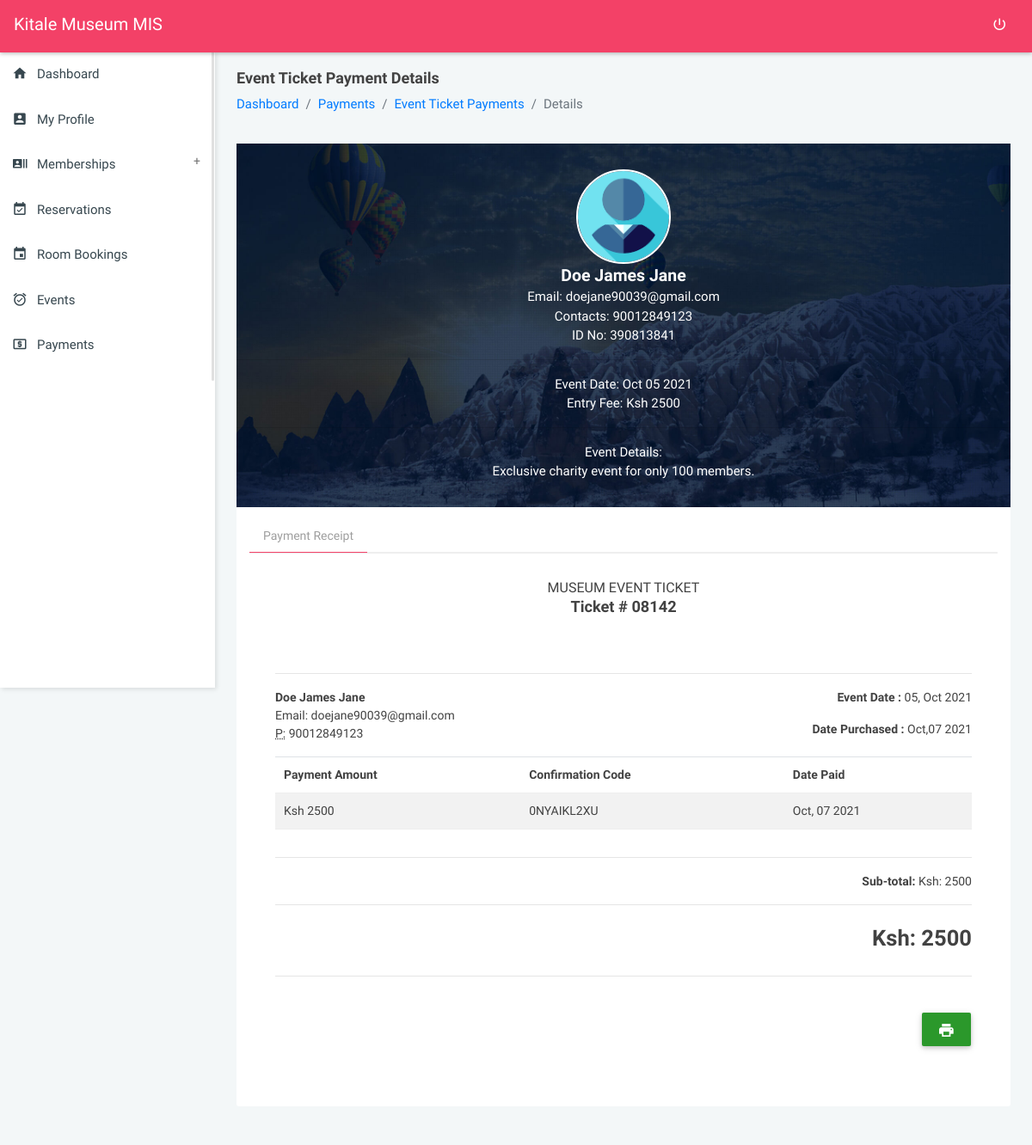
The page /modules_payments_ticket?view=030feb6f07ee7ef839bae1114028ce06eaf157eca5&service=95b4e7766fdf3ef846979039b66f25202b4ee1dac0 (signed in) on the database its author committed.
### tables this page shows
CREATE TABLE `settings` (
  `id` int(20) NOT NULL,
  `name` longtext DEFAULT NULL,
  `tagline` longtext DEFAULT NULL,
  `logo` longtext DEFAULT NULL,
  `mailer_host` varchar(200) DEFAULT NULL,
  `mailer_username` varchar(200) DEFAULT NULL,
  `mailer_from_email` varchar(200) DEFAULT NULL,
  `mailer_password` varchar(200) DEFAULT NULL
);

CREATE TABLE `payments` (
  `payment_id` varchar(200) NOT NULL,
  `payment_user_id` varchar(200) NOT NULL,
  `payment_amount` varchar(200) NOT NULL,
  `payment_confirmation_code` varchar(200) NOT NULL,
  `payment_service_paid_id` varchar(200) NOT NULL,
  `payment_created_at` timestamp(6) NOT NULL DEFAULT current_timestamp(6) ON UPDATE current_timestamp(6)
);

CREATE TABLE `users` (
  `user_id` varchar(200) NOT NULL,
  `user_name` varchar(200) DEFAULT NULL,
  `user_phone` varchar(200) DEFAULT NULL,
  `user_idno` varchar(200) DEFAULT NULL,
  `user_email` varchar(200) DEFAULT NULL,
  `user_password` varchar(200) DEFAULT NULL,
  `user_profile_pic` varchar(200) DEFAULT NULL,
  `user_access_level` varchar(200) DEFAULT NULL,
  `user_created_on` varchar(200) DEFAULT NULL
);

CREATE TABLE `events` (
  `event_id` varchar(200) NOT NULL,
  `event_details` longtext DEFAULT NULL,
  `event_date` varchar(200) DEFAULT NULL,
  `event_cost` varchar(200) DEFAULT NULL,
  `event_status` varchar(200) NOT NULL DEFAULT '0',
  `event_tickets` varchar(200) DEFAULT NULL
);

CREATE TABLE `tickets` (
  `ticket_id` varchar(200) NOT NULL,
  `ticket_user_id` varchar(200) DEFAULT NULL,
  `ticket_event_id` varchar(200) DEFAULT NULL,
  `ticket_payment_status` varchar(200) DEFAULT NULL,
  `ticket_status` varchar(200) DEFAULT NULL,
  `ticket_purchased_on` varchar(200) DEFAULT NULL
);

### config/codeGen.php (called while the page is built, shortened)
<?php
$b = substr(str_shuffle("1234567890"), 1, 5);

### modules_payments_ticket.php (the view, shortened to what this page needs)
<?php
require_once('config/config.php');
require_once('config/codeGen.php');
require_once('partials/head.php');
?>
<body class="theme-red">
    <?php require_once('partials/navigation.php'); ?>
    <?php
    require_once('partials/sidebar.php');
    $view = $_GET['view'];
    $payment_service_id = $_GET['service'];
    $ret = "SELECT * FROM payments p
    INNER JOIN tickets t ON t.ticket_id = p.payment_service_paid_id
    INNER JOIN events e ON e.event_id = t.ticket_event_id
    INNER JOIN users u ON u.user_id = p.payment_user_id
    WHERE p.payment_id = '$view' AND p.payment_service_paid_id = '$payment_service_id' ";
    $stmt = $mysqli->prepare($ret);
    $stmt->execute();
    $res = $stmt->get_result();
    while ($payment = $res->fetch_object()) {
        if ($payment->user_profile_pic == '') {
            $url = "assets/images/no-profile.png";
        } else {
            $url = "assets/images/$payment->user_profile_pic";
        }
    ?>
        <section class="content profile-page">
            <div class="container-fluid">
                <div class="block-header">
                    <div class="row">
                        <div class="col-lg-12 col-md-6 col-sm-7">
                            <h2>Event Ticket Payment Details</h2>
                            <ul class="breadcrumb">
                                <li class="breadcrumb-item"><a href="dashboard">Dashboard</a></li>
                                <li class="breadcrumb-item"><a href="">Payments</a></li>
                                <li class="breadcrumb-item"><a href="modules_payments_tickets">Event Ticket Payments</a></li>
                                <li class="breadcrumb-item active">Details</li>
                            </ul>
                        </div>
                    </div>
                </div>
                <div class="row clearfix">
                    <div class="col-md-12">
                        <div class="boxs-simple">
                            <div class="profile-header">
                                <div class="profile_info">
                                    <div class="profile-image"> <img src="<?php echo $url; ?>" alt=""> </div>
                                    <h4 class="mb-0"><strong><?php echo $payment->user_name; ?></strong></h4>
                                    <span class="">Email: <?php echo $payment->user_email;  ?></span><br>
                                    <span class="">Contacts: <?php echo $payment->user_phone;  ?></span><br>
                                    <span class="">ID No: <?php echo $payment->user_idno;  ?></span><br>
                                    <hr>
                                    <span class="">Event Date: <?php echo  date('M d Y', strtotime($payment->event_date));  ?></span><br>
                                    <span class="">Entry Fee: Ksh <?php echo $payment->event_cost;  ?></span><br>
                                    <hr>
                                    <span class="">Event Details: <br>
                                        <?php echo $payment->event_details;  ?></span>
                                    <br>
                                </div>
                            </div>
                        </div>
                    </div>
                </div>
                <div class="row clearfix">
                    <div class="col-lg-12 col-md-1">
                        <div class="card">
                            <div class="body">
                                <ul class="nav nav-tabs">
                                    <li class="nav-item"><a class="nav-link active" data-toggle="tab" href="#get_receipt">Payment Receipt</a></li>
                                </ul>
                                <div class="tab-content">
                                    <div role="tabpanel" class="tab-pane active" id="get_receipt">
                                        <div class="col-lg-12 col-md-12 col-sm-12">
                                            <div class="card">
                                                <div id="print">
                                                    <div class="header text-center">
                                                        <h2>Museum Event Ticket</h2>
                                                        <h4>Ticket # <strong><?php echo $b; ?></strong>
                                                        </h4>
                                                    </div>
                                                    <div class="body">
                                                        <hr>
                                                        <div class="row">
                                                            <div class="col-md-6 col-sm-6">
                                                                <address>
                                                                    <strong><?php echo $payment->user_name; ?></strong><br>
                                                                    Email: <?php echo $payment->user_email; ?><br>
                                                                    <abbr title="Phone">P:</abbr> <?php echo $payment->user_phone; ?>
                                                                </address>
                                                            </div>
                                                            <div class="col-md-6 col-sm-6 text-right">
                                                                <p><strong>Event Date : </strong><?php echo date('d, M Y', strtotime($payment->event_date)); ?></p>
                                                                <p><strong>Date Purchased : </strong><?php echo $payment->ticket_purchased_on; ?></p>
                                                            </div>
                                                        </div>
                                                        <div class="row">
                                                            <div class="col-md-12">
                                                                <div class="table-responsive">
                                                                    <table id="mainTable" class="table table-striped" style="cursor: pointer;">
                                                                        <thead>
                                                                            <tr>
                                                                                <th>Payment Amount</th>
                                                                                <th>Confirmation Code</th>
                                                                                <th>Date Paid</th>
                                                                            </tr>
                                                                        </thead>
                                                                        <tbody>
                                                                            <tr>
                                                                                <td>Ksh <?php echo $payment->payment_amount; ?></td>
                                                                                <td><?php echo $payment->payment_confirmation_code; ?></td>
                                                                                <td><?php echo date('M, d Y', strtotime($payment->payment_created_at)); ?></td>
                                                                            </tr>
                                                                        </tbody>
                                                                    </table>
                                                                </div>
                                                            </div>
                                                        </div>
                                                        <hr>
                                                        <div class="row" style="border-radius: 0px;">
                                                            <div class="col-md-12 text-right">
                                                                <p class="text-right"><b>Sub-total:</b> Ksh: <?php echo $payment->payment_amount; ?></p>
                                                                <hr>
                                                                <h3 class="text-right">Ksh: <?php echo $payment->payment_amount; ?></h3>
                                                            </div>
                                                        </div>
                                                        <hr>
                                                    </div>
                                                </div>
                                                <div class="hidden-print col-md-12 text-right">
                                                    <button id="print" onclick="printContent('print');" class="btn btn-raised btn-success"><i class="zmdi zmdi-print"></i></button>
                                                </div>
                                            </div>
                                        </div>
                                    </div>
                                </div>
                            </div>
                        </div>
                    </div>
                </div>
            </div>
        </section>
    <?php }
    ?>
</body>
</html>

### partials/navigation.php (shortened to what this page needs)
<?php
$user_rank = $_SESSION['user_access_level'];
$ret = "SELECT * FROM settings";
$stmt = $mysqli->prepare($ret);
$stmt->execute();
$res = $stmt->get_result();
while ($sys = $res->fetch_object()) {
    if ($user_rank == 'Member') {
?>
        <nav class="navbar">
            <div class="col-12">
                <div class="navbar-header">
                    <a href="javascript:void(0);" class="bars"></a>
                    <a class="navbar-brand" href="home"><?php echo $sys->name; ?> MIS</a>
                </div>
                <ul class="nav navbar-nav navbar-right">
                    <li><a href="logout" class="mega-menu" data-close="true"><i class="zmdi zmdi-power"></i></a></li>
                </ul>
            </div>
        </nav>
    <?php
    } else {
    ?>
        <nav class="navbar">
            <div class="col-12">
                <div class="navbar-header">
                    <a class="navbar-brand" href="dashboard"><?php echo $sys->name; ?> MIS</a>
                </div>
                <ul class="nav navbar-nav navbar-right">
                    <li><a href="logout" class="mega-menu" data-close="true"><i class="zmdi zmdi-power"></i></a></li>
                </ul>
            </div>
        </nav>
<?php
    }
}
?>

### assets/css/all-themes.css (style rules this page uses)
.theme-red .bars, .theme-red .navbar-brand, .theme-red .navbar-brand:hover, .theme-red .navbar-brand:active, .theme-red .navbar-brand:focus, .theme-red .nav > li > a { color: #fff; }
.theme-red .nav > li > a:hover, .theme-red .nav > li > a:focus, .theme-red .nav .open > a, .theme-red .nav .open > a:hover, .theme-red .nav .open > a:focus .theme-red .sidebar .menu .list li.active, { background-color: transparent; }
.theme-red .nav-tabs .nav-link.active { border-bottom: 1px solid #f34167 !important; }
.theme-purple .nav > li > a:hover, .theme-purple .nav > li > a:focus, .theme-purple .nav .open > a, .theme-purple .nav .open > a:hover, .theme-purple .nav .open > a:focus .theme-purple .sidebar .menu .list li.active, { background-color: transparent; }
.theme-deep-purple .nav > li > a:hover, .theme-deep-purple .nav > li > a:focus, .theme-deep-purple .nav .open > a, .theme-deep-purple .nav .open > a:hover, .theme-deep-purple .nav .open > a:focus .theme-deep-purple .sidebar .menu .list li.active, { background-color: transparent; }
.theme-blue .nav > li > a:hover, .theme-blue .nav > li > a:focus, .theme-blue .nav .open > a, .theme-blue .nav .open > a:hover, .theme-blue .nav .open > a:focus .theme-blue .sidebar .menu .list li.active, { background-color: transparent; }
.theme-cyan .nav > li > a:hover, .theme-cyan .nav > li > a:focus, .theme-cyan .nav .open > a, .theme-cyan .nav .open > a:hover, .theme-cyan .nav .open > a:focus .theme-cyan .sidebar .menu .list li.active, { background-color: transparent; }
.theme-blue-grey .nav > li > a:hover, .theme-blue-grey .nav > li > a:focus, .theme-blue-grey .nav .open > a, .theme-blue-grey .nav .open > a:hover, .theme-blue-grey .nav .open > a:focus .theme-blue-grey .sidebar .menu .list li.active, { background-color: transparent; }
.theme-black .nav > li > a:hover, .theme-black .nav > li > a:focus, .theme-black .nav .open > a, .theme-black .nav .open > a:hover, .theme-black .nav .open > a:focus .theme-black .sidebar .menu .list li.active, { background-color: transparent; }
.theme-green .nav > li > a:hover, .theme-green .nav > li > a:focus, .theme-green .nav .open > a, .theme-green .nav .open > a:hover, .theme-green .nav .open > a:focus .theme-green .sidebar .menu .list li.active, { background-color: transparent; }
.theme-orange .nav > li > a:hover, .theme-orange .nav > li > a:focus, .theme-orange .nav .open > a, .theme-orange .nav .open > a:hover, .theme-orange .nav .open > a:focus .theme-orange .sidebar .menu .list li.active, { background-color: transparent; }
.theme-blush .nav > li > a:hover, .theme-blush .nav > li > a:focus, .theme-blush .nav .open > a, .theme-blush .nav .open > a:hover, .theme-blush .nav .open > a:focus .theme-blush .sidebar .menu .list li.active, { background-color: transparent; }

### rows shown on the page
settings: name "Kitale Museum"
payments: users.user_name "Doe James Jane", users.user_email "doejane90039@gmail.com", users.user_phone "90012849123", users.user_idno "390813841", events.event_date "Oct 05 2021", events.event_cost "2500", events.event_details "Exclusive charity event for only 100 members.", events.event_date "05, Oct 2021", tickets.ticket_purchased_on "Oct,07 2021", payment_amount "2500", payment_confirmation_code "0NYAIKL2XU", payment_created_at "Oct, 07 2021"
